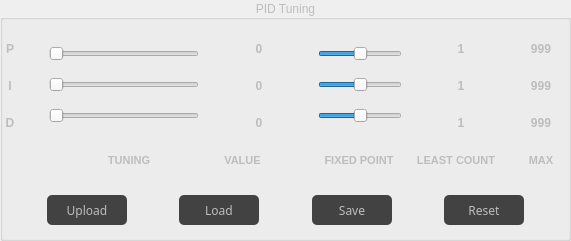
  <widget class="QGroupBox" name="groupBox_2">
   <property name="geometry">
    <rect>
     <x>0</x>
     <y>390</y>
     <width>571</width>
     <height>241</height>
    </rect>
   </property>
   <property name="font">
    <font>
     <stylestrategy>PreferAntialias</stylestrategy>
    </font>
   </property>
   <property name="styleSheet">
    <string notr="true">color: #BDBDBD;</string>
   </property>
   <property name="title">
    <string>PID Tuning</string>
   </property>
   <property name="alignment">
    <set>Qt::AlignCenter</set>
   </property>
   <property name="flat">
    <bool>false</bool>
   </property>
   <widget class="QWidget" name="horizontalLayoutWidget">
    <property name="geometry">
     <rect>
      <x>0</x>
      <y>30</y>
      <width>571</width>
      <height>111</height>
     </rect>
    </property>
    <layout class="QHBoxLayout" name="PitchTunerBox">
     <property name="spacing">
      <number>0</number>
     </property>
     <item>
      <layout class="QVBoxLayout" name="verticalLayout_4">
       <item>
        <widget class="QLabel" name="PitchBufferValue_4">
         <property name="minimumSize">
          <size>
           <width>20</width>
           <height>0</height>
          </size>
         </property>
         <property name="maximumSize">
          <size>
           <width>30</width>
           <height>16777215</height>
          </size>
         </property>
         <property name="font">
          <font>
           <pointsize>9</pointsize>
           <weight>75</weight>
           <bold>true</bold>
          </font>
         </property>
         <property name="styleSheet">
          <string notr="true">color: #BDBDBD;</string>
         </property>
         <property name="text">
          <string>P</string>
         </property>
         <property name="alignment">
          <set>Qt::AlignCenter</set>
         </property>
        </widget>
       </item>
       <item>
        <widget class="QLabel" name="PitchBufferValue_3">
         <property name="minimumSize">
          <size>
           <width>20</width>
           <height>0</height>
          </size>
         </property>
         <property name="maximumSize">
          <size>
           <width>30</width>
           <height>16777215</height>
          </size>
         </property>
         <property name="font">
          <font>
           <pointsize>9</pointsize>
           <weight>75</weight>
           <bold>true</bold>
          </font>
         </property>
         <property name="styleSheet">
          <string notr="true">color: #BDBDBD;</string>
         </property>
         <property name="text">
          <string>I</string>
         </property>
         <property name="alignment">
          <set>Qt::AlignCenter</set>
         </property>
        </widget>
       </item>
       <item>
        <widget class="QLabel" name="PitchBufferValue_2">
         <property name="minimumSize">
          <size>
           <width>20</width>
           <height>0</height>
          </size>
         </property>
         <property name="maximumSize">
          <size>
           <width>30</width>
           <height>16777215</height>
          </size>
         </property>
         <property name="font">
          <font>
           <pointsize>9</pointsize>
           <weight>75</weight>
           <bold>true</bold>
          </font>
         </property>
         <property name="styleSheet">
          <string notr="true">color: #BDBDBD;</string>
         </property>
         <property name="text">
          <string>D</string>
         </property>
         <property name="alignment">
          <set>Qt::AlignCenter</set>
         </property>
        </widget>
       </item>
      </layout>
     </item>
     <item>
      <spacer name="horizontalSpacer">
       <property name="orientation">
        <enum>Qt::Horizontal</enum>
       </property>
       <property name="sizeHint" stdset="0">
        <size>
         <width>10</width>
         <height>20</height>
        </size>
       </property>
      </spacer>
     </item>
     <item>
      <layout class="QVBoxLayout" name="verticalLayout_2">
       <item>
        <widget class="QSlider" name="P">
         <property name="minimumSize">
          <size>
           <width>150</width>
           <height>0</height>
          </size>
         </property>
         <property name="maximum">
          <number>999</number>
         </property>
         <property name="singleStep">
          <number>10</number>
         </property>
         <property name="pageStep">
          <number>1</number>
         </property>
         <property name="value">
          <number>0</number>
         </property>
         <property name="orientation">
          <enum>Qt::Horizontal</enum>
         </property>
        </widget>
       </item>
       <item>
        <widget class="QSlider" name="I">
         <property name="minimumSize">
          <size>
           <width>150</width>
           <height>0</height>
          </size>
         </property>
         <property name="maximum">
          <number>999</number>
         </property>
         <property name="singleStep">
          <number>10</number>
         </property>
         <property name="pageStep">
          <number>1</number>
         </property>
         <property name="orientation">
          <enum>Qt::Horizontal</enum>
         </property>
        </widget>
       </item>
       <item>
        <widget class="QSlider" name="D">
         <property name="minimumSize">
          <size>
           <width>150</width>
           <height>0</height>
          </size>
         </property>
         <property name="maximum">
          <number>999</number>
         </property>
         <property name="singleStep">
          <number>10</number>
         </property>
         <property name="pageStep">
          <number>1</number>
         </property>
         <property name="orientation">
          <enum>Qt::Horizontal</enum>
         </property>
        </widget>
       </item>
      </layout>
     </item>
     <item>
      <spacer name="horizontalSpacer_14">
       <property name="orientation">
        <enum>Qt::Horizontal</enum>
       </property>
       <property name="sizeType">
        <enum>QSizePolicy::Expanding</enum>
       </property>
       <property name="sizeHint" stdset="0">
        <size>
         <width>10</width>
         <height>20</height>
        </size>
       </property>
      </spacer>
     </item>
     <item>
      <layout class="QVBoxLayout" name="verticalLayout_3">
       <property name="sizeConstraint">
        <enum>QLayout::SetDefaultConstraint</enum>
       </property>
       <item>
        <widget class="QLabel" name="PDisp">
         <property name="sizePolicy">
          <sizepolicy hsizetype="Expanding" vsizetype="Preferred">
           <horstretch>0</horstretch>
           <verstretch>0</verstretch>
          </sizepolicy>
         </property>
         <property name="minimumSize">
          <size>
           <width>60</width>
           <height>0</height>
          </size>
         </property>
         <property name="maximumSize">
          <size>
           <width>100</width>
           <height>16777215</height>
          </size>
         </property>
         <property name="font">
          <font>
           <pointsize>9</pointsize>
           <weight>75</weight>
           <bold>true</bold>
          </font>
         </property>
         <property name="styleSheet">
          <string notr="true">color: #BDBDBD;</string>
         </property>
         <property name="text">
          <string>0</string>
         </property>
         <property name="alignment">
          <set>Qt::AlignCenter</set>
         </property>
        </widget>
       </item>
       <item>
        <widget class="QLabel" name="IDisp">
         <property name="sizePolicy">
          <sizepolicy hsizetype="Expanding" vsizetype="Preferred">
           <horstretch>0</horstretch>
           <verstretch>0</verstretch>
          </sizepolicy>
         </property>
         <property name="minimumSize">
          <size>
           <width>60</width>
           <height>0</height>
          </size>
         </property>
         <property name="maximumSize">
          <size>
           <width>100</width>
           <height>16777215</height>
          </size>
         </property>
         <property name="font">
          <font>
           <pointsize>9</pointsize>
           <weight>75</weight>
           <bold>true</bold>
          </font>
         </property>
         <property name="styleSheet">
          <string notr="true">color: #BDBDBD;</string>
         </property>
         <property name="text">
          <string>0</string>
         </property>
         <property name="alignment">
          <set>Qt::AlignCenter</set>
         </property>
        </widget>
       </item>
       <item>
        <widget class="QLabel" name="DDisp">
         <property name="sizePolicy">
          <sizepolicy hsizetype="Expanding" vsizetype="Preferred">
           <horstretch>0</horstretch>
           <verstretch>0</verstretch>
          </sizepolicy>
         </property>
         <property name="minimumSize">
          <size>
           <width>60</width>
           <height>0</height>
          </size>
         </property>
         <property name="maximumSize">
          <size>
           <width>100</width>
           <height>16777215</height>
          </size>
         </property>
         <property name="font">
          <font>
           <pointsize>9</pointsize>
           <weight>75</weight>
           <bold>true</bold>
          </font>
         </property>
         <property name="styleSheet">
          <string notr="true">color: #BDBDBD;</string>
         </property>
         <property name="text">
          <string>0</string>
         </property>
         <property name="alignment">
          <set>Qt::AlignCenter</set>
         </property>
        </widget>
       </item>
      </layout>
     </item>
     <item>
      <spacer name="horizontalSpacer_2">
       <property name="orientation">
        <enum>Qt::Horizontal</enum>
       </property>
       <property name="sizeType">
        <enum>QSizePolicy::Expanding</enum>
       </property>
       <property name="sizeHint" stdset="0">
        <size>
         <width>10</width>
         <height>20</height>
        </size>
       </property>
      </spacer>
     </item>
     <item>
      <layout class="QVBoxLayout" name="verticalLayout">
       <item>
        <widget class="QSlider" name="PFP">
         <property name="minimumSize">
          <size>
           <width>70</width>
           <height>0</height>
          </size>
         </property>
         <property name="minimum">
          <number>-15</number>
         </property>
         <property name="maximum">
          <number>15</number>
         </property>
         <property name="singleStep">
          <number>1</number>
         </property>
         <property name="pageStep">
          <number>1</number>
         </property>
         <property name="value">
          <number>0</number>
         </property>
         <property name="orientation">
          <enum>Qt::Horizontal</enum>
         </property>
        </widget>
       </item>
       <item>
        <widget class="QSlider" name="IFP">
         <property name="minimumSize">
          <size>
           <width>70</width>
           <height>0</height>
          </size>
         </property>
         <property name="minimum">
          <number>-15</number>
         </property>
         <property name="maximum">
          <number>15</number>
         </property>
         <property name="singleStep">
          <number>1</number>
         </property>
         <property name="pageStep">
          <number>1</number>
         </property>
         <property name="value">
          <number>0</number>
         </property>
         <property name="orientation">
          <enum>Qt::Horizontal</enum>
         </property>
        </widget>
       </item>
       <item>
        <widget class="QSlider" name="DFP">
         <property name="minimumSize">
          <size>
           <width>70</width>
           <height>0</height>
          </size>
         </property>
         <property name="minimum">
          <number>-15</number>
         </property>
         <property name="maximum">
          <number>15</number>
         </property>
         <property name="singleStep">
          <number>1</number>
         </property>
         <property name="pageStep">
          <number>1</number>
         </property>
         <property name="value">
          <number>0</number>
         </property>
         <property name="orientation">
          <enum>Qt::Horizontal</enum>
         </property>
        </widget>
       </item>
      </layout>
     </item>
     <item>
      <spacer name="horizontalSpacer_1">
       <property name="orientation">
        <enum>Qt::Horizontal</enum>
       </property>
       <property name="sizeType">
        <enum>QSizePolicy::Expanding</enum>
       </property>
       <property name="sizeHint" stdset="0">
        <size>
         <width>10</width>
         <height>20</height>
        </size>
       </property>
      </spacer>
     </item>
     <item>
      <layout class="QVBoxLayout" name="verticalLayout_7">
       <property name="sizeConstraint">
        <enum>QLayout::SetDefaultConstraint</enum>
       </property>
       <item>
        <widget class="QLabel" name="PLC">
         <property name="sizePolicy">
          <sizepolicy hsizetype="Expanding" vsizetype="Preferred">
           <horstretch>0</horstretch>
           <verstretch>0</verstretch>
          </sizepolicy>
         </property>
         <property name="minimumSize">
          <size>
           <width>60</width>
           <height>0</height>
          </size>
         </property>
         <property name="maximumSize">
          <size>
           <width>100</width>
           <height>16777215</height>
          </size>
         </property>
         <property name="font">
          <font>
           <pointsize>9</pointsize>
           <weight>75</weight>
           <bold>true</bold>
          </font>
         </property>
         <property name="styleSheet">
          <string notr="true">color: #BDBDBD;</string>
         </property>
         <property name="text">
          <string>1</string>
         </property>
         <property name="alignment">
          <set>Qt::AlignCenter</set>
         </property>
        </widget>
       </item>
       <item>
        <widget class="QLabel" name="ILC">
         <property name="sizePolicy">
          <sizepolicy hsizetype="Expanding" vsizetype="Preferred">
           <horstretch>0</horstretch>
           <verstretch>0</verstretch>
          </sizepolicy>
         </property>
         <property name="minimumSize">
          <size>
           <width>60</width>
           <height>0</height>
          </size>
         </property>
         <property name="maximumSize">
          <size>
           <width>100</width>
           <height>16777215</height>
          </size>
         </property>
         <property name="font">
          <font>
           <pointsize>9</pointsize>
           <weight>75</weight>
           <bold>true</bold>
          </font>
         </property>
         <property name="styleSheet">
          <string notr="true">color: #BDBDBD;</string>
         </property>
         <property name="text">
          <string>1</string>
         </property>
         <property name="alignment">
          <set>Qt::AlignCenter</set>
         </property>
        </widget>
       </item>
       <item>
        <widget class="QLabel" name="DLC">
         <property name="sizePolicy">
          <sizepolicy hsizetype="Expanding" vsizetype="Preferred">
           <horstretch>0</horstretch>
           <verstretch>0</verstretch>
          </sizepolicy>
         </property>
         <property name="minimumSize">
          <size>
           <width>60</width>
           <height>0</height>
          </size>
         </property>
         <property name="maximumSize">
          <size>
           <width>100</width>
           <height>16777215</height>
          </size>
         </property>
         <property name="font">
          <font>
           <pointsize>9</pointsize>
           <weight>75</weight>
           <bold>true</bold>
          </font>
         </property>
         <property name="styleSheet">
          <string notr="true">color: #BDBDBD;</string>
         </property>
         <property name="text">
          <string>1</string>
         </property>
         <property name="alignment">
          <set>Qt::AlignCenter</set>
         </property>
        </widget>
       </item>
      </layout>
     </item>
     <item>
      <spacer name="horizontalSpacer_3">
       <property name="orientation">
        <enum>Qt::Horizontal</enum>
       </property>
       <property name="sizeType">
        <enum>QSizePolicy::Fixed</enum>
       </property>
       <property name="sizeHint" stdset="0">
        <size>
         <width>20</width>
         <height>20</height>
        </size>
       </property>
      </spacer>
     </item>
     <item>
      <layout class="QVBoxLayout" name="verticalLayout_5">
       <property name="sizeConstraint">
        <enum>QLayout::SetDefaultConstraint</enum>
       </property>
       <item>
        <widget class="QLabel" name="PMax">
         <property name="sizePolicy">
          <sizepolicy hsizetype="Expanding" vsizetype="Preferred">
           <horstretch>0</horstretch>
           <verstretch>0</verstretch>
          </sizepolicy>
         </property>
         <property name="minimumSize">
          <size>
           <width>60</width>
           <height>0</height>
          </size>
         </property>
         <property name="maximumSize">
          <size>
           <width>100</width>
           <height>16777215</height>
          </size>
         </property>
         <property name="font">
          <font>
           <pointsize>9</pointsize>
           <weight>75</weight>
           <bold>true</bold>
          </font>
         </property>
         <property name="styleSheet">
          <string notr="true">color: #BDBDBD;</string>
         </property>
         <property name="text">
          <string>999</string>
         </property>
         <property name="alignment">
          <set>Qt::AlignCenter</set>
         </property>
        </widget>
       </item>
       <item>
        <widget class="QLabel" name="IMax">
         <property name="sizePolicy">
          <sizepolicy hsizetype="Expanding" vsizetype="Preferred">
           <horstretch>0</horstretch>
           <verstretch>0</verstretch>
          </sizepolicy>
         </property>
         <property name="minimumSize">
          <size>
           <width>60</width>
           <height>0</height>
          </size>
         </property>
         <property name="maximumSize">
          <size>
           <width>100</width>
           <height>16777215</height>
          </size>
         </property>
         <property name="font">
          <font>
           <pointsize>9</pointsize>
           <weight>75</weight>
           <bold>true</bold>
          </font>
         </property>
         <property name="styleSheet">
          <string notr="true">color: #BDBDBD;</string>
         </property>
         <property name="text">
          <string>999</string>
         </property>
         <property name="alignment">
          <set>Qt::AlignCenter</set>
         </property>
        </widget>
       </item>
       <item>
        <widget class="QLabel" name="DMax">
         <property name="sizePolicy">
          <sizepolicy hsizetype="Expanding" vsizetype="Preferred">
           <horstretch>0</horstretch>
           <verstretch>0</verstretch>
          </sizepolicy>
         </property>
         <property name="minimumSize">
          <size>
           <width>60</width>
           <height>0</height>
          </size>
         </property>
         <property name="maximumSize">
          <size>
           <width>100</width>
           <height>16777215</height>
          </size>
         </property>
         <property name="font">
          <font>
           <pointsize>9</pointsize>
           <weight>75</weight>
           <bold>true</bold>
          </font>
         </property>
         <property name="styleSheet">
          <string notr="true">color: #BDBDBD;</string>
         </property>
         <property name="text">
          <string>999</string>
         </property>
         <property name="alignment">
          <set>Qt::AlignCenter</set>
         </property>
        </widget>
       </item>
      </layout>
     </item>
    </layout>
   </widget>
   <widget class="QWidget" name="horizontalLayoutWidget_2">
    <property name="geometry">
     <rect>
      <x>0</x>
      <y>140</y>
      <width>571</width>
      <height>41</height>
     </rect>
    </property>
    <layout class="QHBoxLayout" name="horizontalLayout">
     <item>
      <spacer name="horizontalSpacer_6">
       <property name="orientation">
        <enum>Qt::Horizontal</enum>
       </property>
       <property name="sizeType">
        <enum>QSizePolicy::Preferred</enum>
       </property>
       <property name="sizeHint" stdset="0">
        <size>
         <width>80</width>
         <height>20</height>
        </size>
       </property>
      </spacer>
     </item>
     <item>
      <widget class="QLabel" name="BufferLabel_2">
       <property name="font">
        <font>
         <pointsize>8</pointsize>
         <weight>75</weight>
         <bold>true</bold>
        </font>
       </property>
       <property name="styleSheet">
        <string notr="true">color: #BDBDBD;</string>
       </property>
       <property name="text">
        <string>TUNING</string>
       </property>
       <property name="alignment">
        <set>Qt::AlignCenter</set>
       </property>
      </widget>
     </item>
     <item>
      <spacer name="horizontalSpacer_8">
       <property name="orientation">
        <enum>Qt::Horizontal</enum>
       </property>
       <property name="sizeType">
        <enum>QSizePolicy::Preferred</enum>
       </property>
       <property name="sizeHint" stdset="0">
        <size>
         <width>10</width>
         <height>20</height>
        </size>
       </property>
      </spacer>
     </item>
     <item>
      <widget class="QLabel" name="BufferLabel_6">
       <property name="font">
        <font>
         <pointsize>8</pointsize>
         <weight>75</weight>
         <bold>true</bold>
        </font>
       </property>
       <property name="styleSheet">
        <string notr="true">color: #BDBDBD;</string>
       </property>
       <property name="text">
        <string>VALUE</string>
       </property>
       <property name="alignment">
        <set>Qt::AlignCenter</set>
       </property>
      </widget>
     </item>
     <item>
      <spacer name="horizontalSpacer_15">
       <property name="orientation">
        <enum>Qt::Horizontal</enum>
       </property>
       <property name="sizeType">
        <enum>QSizePolicy::Fixed</enum>
       </property>
       <property name="sizeHint" stdset="0">
        <size>
         <width>20</width>
         <height>20</height>
        </size>
       </property>
      </spacer>
     </item>
     <item>
      <widget class="QLabel" name="BufferLabel_3">
       <property name="minimumSize">
        <size>
         <width>84</width>
         <height>0</height>
        </size>
       </property>
       <property name="maximumSize">
        <size>
         <width>84</width>
         <height>16777215</height>
        </size>
       </property>
       <property name="font">
        <font>
         <pointsize>8</pointsize>
         <weight>75</weight>
         <bold>true</bold>
        </font>
       </property>
       <property name="styleSheet">
        <string notr="true">color: #BDBDBD;</string>
       </property>
       <property name="text">
        <string>FIXED POINT</string>
       </property>
       <property name="alignment">
        <set>Qt::AlignCenter</set>
       </property>
      </widget>
     </item>
     <item>
      <widget class="QLabel" name="BufferLabel_5">
       <property name="minimumSize">
        <size>
         <width>95</width>
         <height>0</height>
        </size>
       </property>
       <property name="maximumSize">
        <size>
         <width>100</width>
         <height>16777215</height>
        </size>
       </property>
       <property name="font">
        <font>
         <pointsize>8</pointsize>
         <weight>75</weight>
         <bold>true</bold>
        </font>
       </property>
       <property name="styleSheet">
        <string notr="true">color: #BDBDBD;</string>
       </property>
       <property name="lineWidth">
        <number>1</number>
       </property>
       <property name="text">
        <string>LEAST COUNT</string>
       </property>
       <property name="alignment">
        <set>Qt::AlignCenter</set>
       </property>
      </widget>
     </item>
     <item>
      <widget class="QLabel" name="BufferLabel_4">
       <property name="minimumSize">
        <size>
         <width>60</width>
         <height>0</height>
        </size>
       </property>
       <property name="maximumSize">
        <size>
         <width>60</width>
         <height>16777215</height>
        </size>
       </property>
       <property name="font">
        <font>
         <pointsize>8</pointsize>
         <weight>75</weight>
         <bold>true</bold>
        </font>
       </property>
       <property name="styleSheet">
        <string notr="true">color: #BDBDBD;</string>
       </property>
       <property name="text">
        <string>MAX</string>
       </property>
       <property name="alignment">
        <set>Qt::AlignCenter</set>
       </property>
      </widget>
     </item>
    </layout>
   </widget>
   <widget class="QWidget" name="horizontalLayoutWidget_3">
    <property name="geometry">
     <rect>
      <x>0</x>
      <y>190</y>
      <width>571</width>
      <height>41</height>
     </rect>
    </property>
    <layout class="QHBoxLayout" name="PitchButtonBox">
     <item>
      <spacer name="horizontalSpacer_10">
       <property name="orientation">
        <enum>Qt::Horizontal</enum>
       </property>
       <property name="sizeHint" stdset="0">
        <size>
         <width>40</width>
         <height>20</height>
        </size>
       </property>
      </spacer>
     </item>
     <item>
      <widget class="QPushButton" name="UploadPID">
       <property name="enabled">
        <bool>true</bool>
       </property>
       <property name="minimumSize">
        <size>
         <width>80</width>
         <height>30</height>
        </size>
       </property>
       <property name="font">
        <font>
         <family>Chilanka</family>
        </font>
       </property>
       <property name="styleSheet">
        <string notr="true">color: #BDBDBD;
background-color: #424242;
border-radius: 5px;</string>
       </property>
       <property name="text">
        <string>Upload</string>
       </property>
      </widget>
     </item>
     <item>
      <spacer name="horizontalSpacer_9">
       <property name="orientation">
        <enum>Qt::Horizontal</enum>
       </property>
       <property name="sizeHint" stdset="0">
        <size>
         <width>40</width>
         <height>20</height>
        </size>
       </property>
      </spacer>
     </item>
     <item>
      <widget class="QPushButton" name="LoadPID">
       <property name="enabled">
        <bool>true</bool>
       </property>
       <property name="minimumSize">
        <size>
         <width>80</width>
         <height>30</height>
        </size>
       </property>
       <property name="font">
        <font>
         <family>Chilanka</family>
        </font>
       </property>
       <property name="styleSheet">
        <string notr="true">color: #BDBDBD;
background-color: #424242;
border-radius: 5px;</string>
       </property>
       <property name="text">
        <string>Load</string>
       </property>
      </widget>
     </item>
     <item>
      <spacer name="horizontalSpacer_12">
       <property name="orientation">
        <enum>Qt::Horizontal</enum>
       </property>
       <property name="sizeHint" stdset="0">
        <size>
         <width>40</width>
         <height>20</height>
        </size>
       </property>
      </spacer>
     </item>
     <item>
      <widget class="QPushButton" name="SavePID">
       <property name="enabled">
        <bool>true</bool>
       </property>
       <property name="minimumSize">
        <size>
         <width>80</width>
         <height>30</height>
        </size>
       </property>
       <property name="font">
        <font>
         <family>Chilanka</family>
        </font>
       </property>
       <property name="styleSheet">
        <string notr="true">color: #BDBDBD;
background-color: #424242;
border-radius: 5px;</string>
       </property>
       <property name="text">
        <string>Save</string>
       </property>
      </widget>
     </item>
     <item>
      <spacer name="horizontalSpacer_13">
       <property name="orientation">
        <enum>Qt::Horizontal</enum>
       </property>
       <property name="sizeHint" stdset="0">
        <size>
         <width>40</width>
         <height>20</height>
        </size>
       </property>
      </spacer>
     </item>
     <item>
      <widget class="QPushButton" name="ResetPID">
       <property name="enabled">
        <bool>true</bool>
       </property>
       <property name="minimumSize">
        <size>
         <width>80</width>
         <height>30</height>
        </size>
       </property>
       <property name="font">
        <font>
         <family>Chilanka</family>
        </font>
       </property>
       <property name="styleSheet">
        <string notr="true">color: #BDBDBD;
background-color: #424242;
border-radius: 5px;</string>
       </property>
       <property name="text">
        <string>Reset</string>
       </property>
      </widget>
     </item>
     <item>
      <spacer name="horizontalSpacer_11">
       <property name="orientation">
        <enum>Qt::Horizontal</enum>
       </property>
       <property name="sizeHint" stdset="0">
        <size>
         <width>40</width>
         <height>20</height>
        </size>
       </property>
      </spacer>
     </item>
    </layout>
   </widget>
  </widget>
